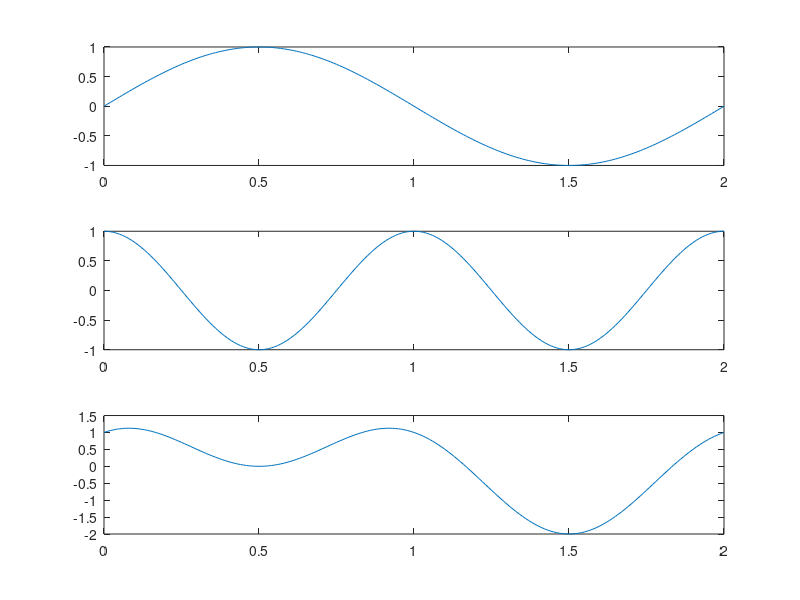

This chart was generated by the following MATLAB code:
T=100;
t=0:1/T:2;
f1=1;
f2=2;
pha2=pi/2;
y1=sin(f1*pi*t);
subplot(3,1,1)
plot(t,y1)
y2=sin(f2*pi*t+pha2);
subplot(3,1,2)
plot(t,y2)
y3=y1+y2;
subplot(3,1,3)
plot(t,y3)
